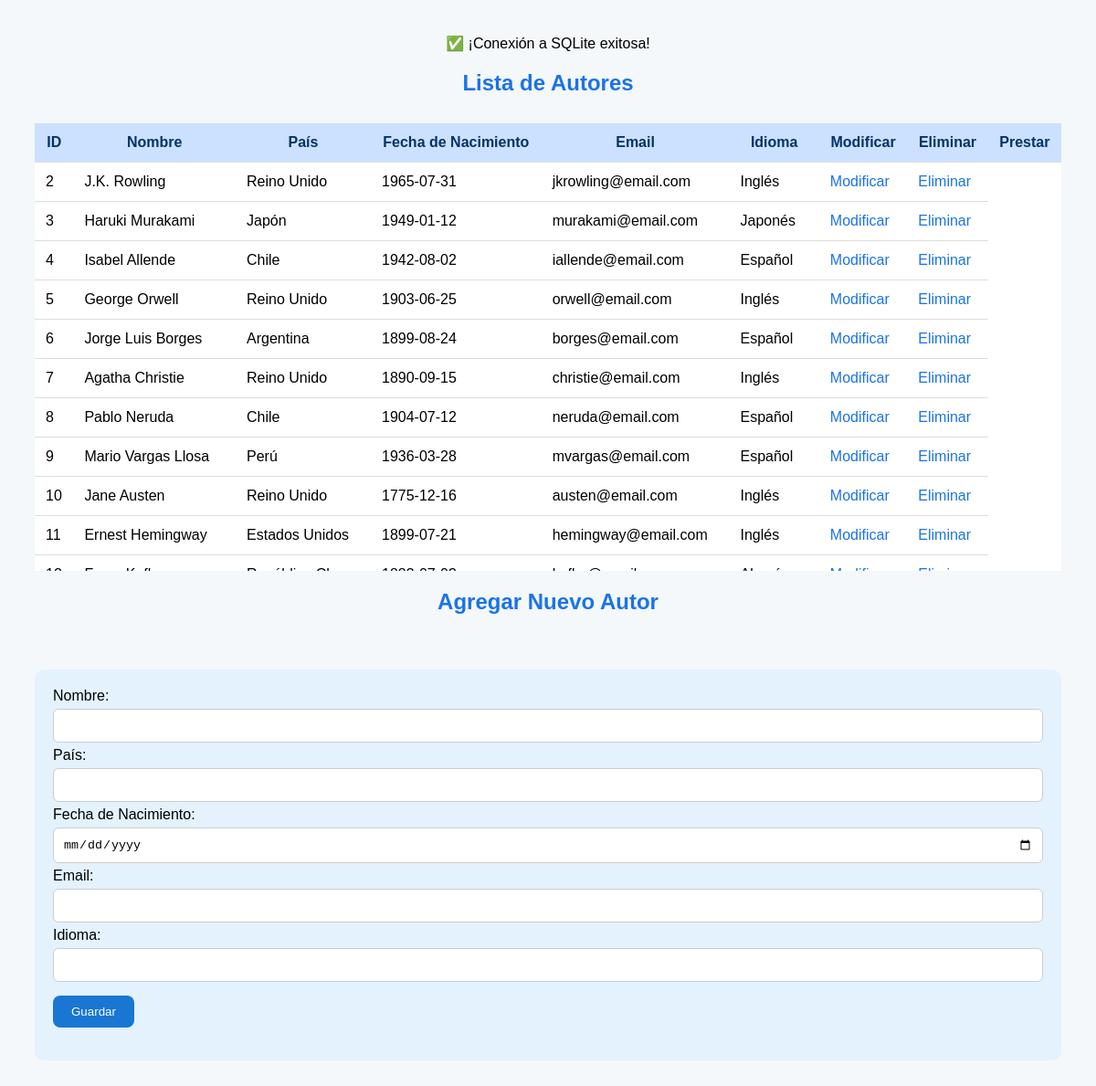
Screenshot of /autores.php with the database file from the repository.
### tables this page shows
CREATE TABLE TbAutor (
    id_autor INTEGER PRIMARY KEY AUTOINCREMENT,
    nom_autor TEXT NOT NULL,
    pais_autor TEXT NOT NULL,
    fec_nac_autor DATE NOT NULL,
    email_autor TEXT CHECK(email_autor LIKE '%@%.%'),
    idioma_autor TEXT NOT NULL
);

### autores.php (the view, shortened to what this page needs)
<?php
include 'conexion.php';
$busqueda = $_GET['buscar'] ?? '';
$sql = "SELECT * FROM TbAutor WHERE
    nom_autor LIKE :buscar OR
    pais_autor LIKE :buscar OR
    idioma_autor LIKE :buscar";
$stmt = $conexion->prepare($sql);
$stmt->execute(['buscar' => "%$busqueda%"]);
$autores = $stmt->fetchAll(PDO::FETCH_ASSOC);
?>
<!DOCTYPE html>
<html lang="es">
<head>
    <link rel="stylesheet" href="css/styles_autor.css">
</head>
<body>
    <div class="container">
        <h2>Lista de Autores</h2>
        <div class="tabla-autores">
            <table>
                <thead>
                    <tr>
                        <th>ID</th>
                        <th>Nombre</th>
                        <th>País</th>
                        <th>Fecha de Nacimiento</th>
                        <th>Email</th>
                        <th>Idioma</th>
                        <th>Modificar</th>
                        <th>Eliminar</th>
                        <th>Prestar</th>
                    </tr>
                </thead>
                <tbody>
                    <?php foreach ($autores as $autor): ?>
                    <tr>
                        <td><?= $autor['id_autor'] ?></td>
                        <td><?= $autor['nom_autor'] ?></td>
                        <td><?= $autor['pais_autor'] ?></td>
                        <td><?= $autor['fec_nac_autor'] ?></td>
                        <td><?= $autor['email_autor'] ?></td>
                        <td><?= $autor['idioma_autor'] ?></td>
                        <td>
                            <a href="modificar_autor.php?id=<?= $autor['id_autor'] ?>" onclick="return confirm('¿Modificar este autor?')">Modificar</a>
                        </td>
                        <td>
                            <a href="eliminar_autor.php?id=<?= $autor['id_autor'] ?>" onclick="return confirm('¿Eliminar este autor?')">Eliminar</a>
                        </td>
                    </tr>
                    <?php endforeach; ?>
                </tbody>
            </table>
        </div>
        <h2>Agregar Nuevo Autor</h2>
        <div class="formulario">
            <form action="guardar_autor.php" method="post">
                <label>Nombre:
                    <input type="text" name="nom_autor" required>
                </label>
                <label>País:
                    <input type="text" name="pais_autor" required>
                </label>
                <label>Fecha de Nacimiento:
                    <input type="date" name="fec_nac_autor" required>
                </label>
                <label>Email:
                    <input type="email" name="email_autor">
                </label>
                <label>Idioma:
                    <input type="text" name="idioma_autor" required>
                </label>
                <button type="submit">Guardar</button>
            </form>
        </div>
    </div>
</body>
</html>

### css/styles_autor.css (style rules this page uses)
body { font-family: Arial, sans-serif; background: #f4f8fb; text-align: center; padding: 30px; }
h2 { color: #1a73e8; margin-bottom: 20px; }
.tabla-autores { max-height: 500px; overflow-y: auto; margin-top: 20px; }
table { width: 100%; border-collapse: collapse; margin-top: 10px; background-color: white; }
th, td { padding: 12px; border-bottom: 1px solid #ddd; }
th { background-color: #cce0ff; color: #003366; }
a { text-decoration: none; color: #1a73e8; }
.formulario { margin-top: 40px; background: #e3f2fd; padding: 20px; border-radius: 10px; display: inline-block; text-align: left; }
.formulario input { padding: 10px; margin: 5px 0; width: 100%; border-radius: 6px; border: 1px solid #ccc; }
.formulario button { padding: 10px 20px; background: #1976d2; color: white; border: none; border-radius: 8px; cursor: pointer; margin-top: 10px; }

### rows the page displays
tbautor: id_autor "2", nom_autor "J.K. Rowling", pais_autor "Reino Unido", fec_nac_autor "1965-07-31", email_autor "jkrowling@email.com", idioma_autor "Inglés"
tbautor: id_autor "3", nom_autor "Haruki Murakami", pais_autor "Japón", fec_nac_autor "1949-01-12", email_autor "murakami@email.com", idioma_autor "Japonés"
tbautor: id_autor "4", nom_autor "Isabel Allende", pais_autor "Chile", fec_nac_autor "1942-08-02", email_autor "iallende@email.com", idioma_autor "Español"
tbautor: id_autor "5", nom_autor "George Orwell", pais_autor "Reino Unido", fec_nac_autor "1903-06-25", email_autor "orwell@email.com", idioma_autor "Inglés"
tbautor: id_autor "6", nom_autor "Jorge Luis Borges", pais_autor "Argentina", fec_nac_autor "1899-08-24", email_autor "borges@email.com", idioma_autor "Español"
tbautor: id_autor "7", nom_autor "Agatha Christie", pais_autor "Reino Unido", fec_nac_autor "1890-09-15", email_autor "christie@email.com", idioma_autor "Inglés"
tbautor: id_autor "8", nom_autor "Pablo Neruda", pais_autor "Chile", fec_nac_autor "1904-07-12", email_autor "neruda@email.com", idioma_autor "Español"
tbautor: id_autor "9", nom_autor "Mario Vargas Llosa", pais_autor "Perú", fec_nac_autor "1936-03-28", email_autor "mvargas@email.com", idioma_autor "Español"
tbautor: id_autor "10", nom_autor "Jane Austen", pais_autor "Reino Unido", fec_nac_autor "1775-12-16", email_autor "austen@email.com", idioma_autor "Inglés"
tbautor: id_autor "11", nom_autor "Ernest Hemingway", pais_autor "Estados Unidos", fec_nac_autor "1899-07-21", email_autor "hemingway@email.com", idioma_autor "Inglés"
